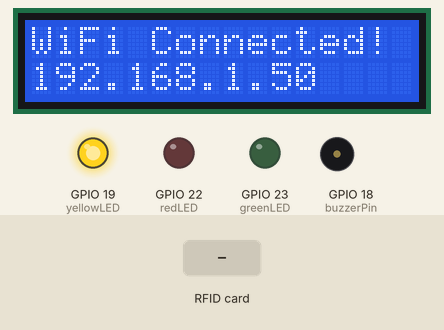
This sketch was run on a simulated ESP32. On the bench: 16×2 character LCD, output pins drawn as LEDs (lit = HIGH), buzzer (waves = sounding, pin HIGH). The inputs (shaded band) are chosen by the test bench. WiFi joins after 1.5 s; servers stay silent unless stated; uploads are accepted with an empty reply; the local clock reads 2024-03-15 10:24:30 at power-on unless the sketch sets it; what the sketch prints to the serial monitor is not drawn.

Above: at 1.8 s.
At 4.9 s:
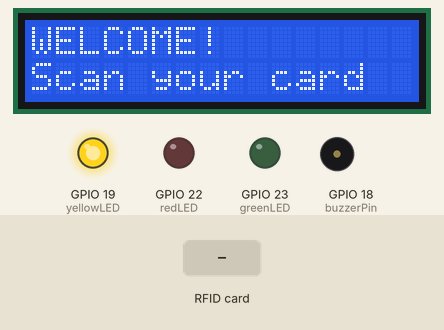
5.0 s: RFID card DD 99 CB 7A held to the reader
At 6.8 s:
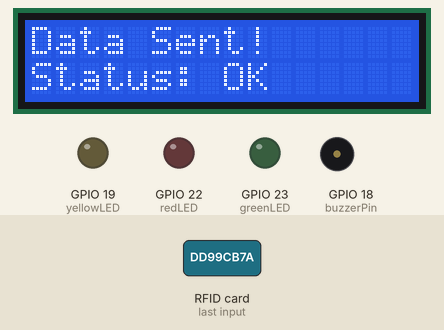
7.1 s: RFID card AA BB CC DD held to the reader
At 14.6 s:
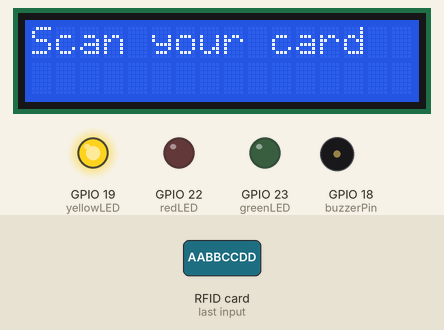
Timing chart, 0 to 16.1 s (numbered marks = the images above; inputs shaded):
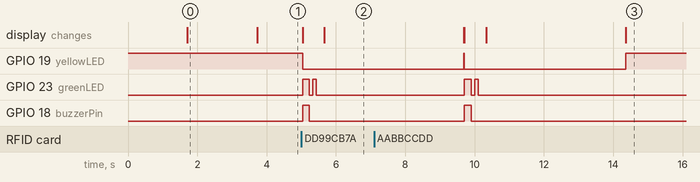

Measured:
- after the input at 5.0 s, GPIO 19 (yellowLED): HIGH → LOW at once; GPIO 23 (greenLED): LOW → HIGH at once, → LOW 0.20 s later, → HIGH 0.10 s later, → LOW 0.10 s later; GPIO 18 (buzzerPin): LOW → HIGH at once, → LOW 0.20 s later; the display: first changes at once (image 2 shows a later state)
- after the input at 7.1 s, GPIO 23 (greenLED): LOW → HIGH after 2.6 s, → LOW 0.20 s later, → HIGH 0.10 s later, → LOW 0.10 s later; GPIO 18 (buzzerPin): LOW → HIGH after 2.6 s, → LOW 0.20 s later; the display: first differs from a run without the input after 2.6 s (image 3 shows a later state)
- what the display in image 0 shows lasts 2.0 s, from 1.7 s to 3.7 s

The sketch:

Smart_Attendance_System.ino
```cpp
#include <SPI.h>
#include <MFRC522.h>
#include <Wire.h>
#include <LiquidCrystal_I2C.h>
#include <WiFi.h>          // For ESP32 Wi-Fi connectivity
#include <HTTPClient.h>    // For making HTTP requests
#include "time.h"          // For NTP time synchronization

// --- Wi-Fi Credentials ---
const char* ssid = "YOUR_WIFI_SSID";         // REPLACE WITH YOUR WIFI SSID
const char* password = "YOUR_WIFI_PASSWORD"; // REPLACE WITH YOUR WIFI PASSWORD

// --- Google Apps Script Web App URL ---
// REPLACE THIS WITH THE URL YOU GET AFTER DEPLOYING YOUR GOOGLE APPS SCRIPT
const char* googleSheetsScriptURL = "YOUR_GOOGLE_APPS_SCRIPT_WEB_APP_URL_HERE";

// --- Time Zone Information for NTP ---
const char* ntpServer = "pool.ntp.org";
const long  gmtOffset_sec = 3600; // GMT+1 for Cameroon (3600 seconds)
const int   daylightOffset_sec = 0; // No daylight saving for Cameroon

// --- RFID MFRC522 pin definitions ---
// These are common SPI pins for ESP32. Adjust if your wiring is different.
#define SS_PIN 5              // ESP32 D5 (GPIO5) - SDA (SS) for MFRC522
#define RST_PIN 27            // ESP32 D27 (GPIO27) - RST for MFRC522
MFRC522 mfrc522(SS_PIN, RST_PIN); // Create MFRC522 instance for RFID reader

// --- Buzzer & LED pin definitions ---
const int buzzerPin = 18;  // Example ESP32 GPIO pin
const int yellowLED = 19;  // Example ESP32 GPIO pin
const int greenLED = 23;   // Example ESP32 GPIO pin
const int redLED = 22;     // Example ESP32 GPIO pin

// --- LCD I2C definitions ---
// SDA and SCL are typically GPIO21 and GPIO22 on ESP32, but Wire.begin() handles this.
// Ensure your LCD I2C address is correct.
LiquidCrystal_I2C lcd(0x27, 16, 2); // Set the LCD I2C address and dimensions (16 columns, 2 rows)

// --- Student Data Structure ---
struct Student {
  byte uid[4];       // Stores the 4-byte Unique Identifier (UID) of the RFID card
  const char* name;  // Stores a pointer to the student's name string
};

// --- Authorized Student UIDs and Names ---
/* YOU MUST REPLACE THESE UIDS WITH THE ACTUAL UIDS OF YOUR RFID CARDS!
   To find your card UIDs:
   1. Upload your original basic RFID sketch (View_TagsUID.ino) or use a modified version
      to print UID to Serial Monitor on ESP32.
   2. Open the Serial Monitor.
   3. Scan each RFID card and note down the "Card UID:" printed in hexadecimal format (e.g., DD 99 CB 7A).
   4. Convert those hex values into the format {0xDD, 0x99, 0xCB, 0x7A} for your cards.
*/
Student students[] = {
  // Example Student 1: UID {0xDD, 0x99, 0xCB, 0x7A} -> Name "Alice"
  {{0xDD, 0x99, 0xCB, 0x7A}, "Alice"},
  // Example Student 3: UID {0xAA, 0xBB, 0xCC, 0xDD} -> Name "Charlie"},
  {{0xAA, 0xBB, 0xCC, 0xDD}, "Charlie"},
  // You can add more students following the same format
  // {{0xXX, 0xXX, 0xXX, 0xXX}, "Student Name"}
};
// Calculate the number of students in the array automatically
const int numStudents = sizeof(students) / sizeof(students[0]);

void setup() {
  Serial.begin(115200); // Higher baud rate for ESP32

  // --- Configure Pin Modes ---
  pinMode(buzzerPin, OUTPUT);
  pinMode(yellowLED, OUTPUT);
  pinMode(greenLED, OUTPUT);
  pinMode(redLED, OUTPUT);

  digitalWrite(yellowLED, HIGH); // Turn yellow LED ON to indicate system is powered/initializing

  // --- Initialize LCD ---
  lcd.init();
  lcd.backlight();
  lcd.print("Initializing...");
  lcd.setCursor(0, 1);
  lcd.print("Please wait...");

  // --- Initialize SPI bus for MFRC522 ---
  SPI.begin();
  mfrc522.PCD_Init();

  // --- Connect to Wi-Fi ---
  Serial.print("Connecting to WiFi ");
  Serial.println(ssid);
  lcd.clear();
  lcd.print("Connecting WiFi...");
  lcd.setCursor(0, 1);
  lcd.print(ssid);

  WiFi.begin(ssid, password);
  int attempts = 0;
  while (WiFi.status() != WL_CONNECTED && attempts < 20) { // Try for 20 seconds
    delay(500);
    Serial.print(".");
    attempts++;
  }

  if (WiFi.status() == WL_CONNECTED) {
    Serial.println("\nWiFi connected!");
    lcd.clear();
    lcd.print("WiFi Connected!");
    lcd.setCursor(0, 1);
    lcd.print(WiFi.localIP());
    delay(2000);

    // --- Initialize NTP Time ---
    configTime(gmtOffset_sec, daylightOffset_sec, ntpServer);
    printLocalTime(); // Function to print time (for debugging)
    Serial.println("Time synchronized via NTP.");

  } else {
    Serial.println("\nFailed to connect to WiFi. Halting.");
    lcd.clear();
    lcd.print("WiFi Failed!");
    lcd.setCursor(0, 1);
    lcd.print("Check credentials.");
    digitalWrite(redLED, HIGH); // Indicate error
    while (true) { delay(100); } // Halt program
  }

  // --- System Ready Message ---
  lcd.clear();
  lcd.print("WELCOME!");
  lcd.setCursor(0, 1);
  lcd.print("Scan your card");
  digitalWrite(yellowLED, HIGH); // Yellow LED remains ON to show system is active
  Serial.println("System Ready. Waiting for card scans...");
}

void loop() {
  // Check Wi-Fi connection periodically
  if (WiFi.status() != WL_CONNECTED) {
    Serial.println("Wi-Fi disconnected. Reconnecting...");
    lcd.clear();
    lcd.print("WiFi Discnnected");
    lcd.setCursor(0, 1);
    lcd.print("Reconnecting...");
    digitalWrite(redLED, HIGH); // Indicate network issue
    WiFi.reconnect();
    delay(5000); // Wait 5 seconds before trying again
    return; // Skip current loop iteration if no Wi-Fi
  } else {
    digitalWrite(redLED, LOW); // Turn off red LED if reconnected
  }

  if (!mfrc522.PICC_IsNewCardPresent()) {
    return;
  }
  if (!mfrc522.PICC_ReadCardSerial()) {
    return;
  }

  // --- Get current date and time from NTP synchronized ESP32 clock ---
  struct tm timeinfo;
  if (!getLocalTime(&timeinfo)) {
    Serial.println("Failed to obtain time. NTP sync issue?");
    lcd.clear();
    lcd.print("Time Error!");
    lcd.setCursor(0, 1);
    lcd.print("Reboot ESP32.");
    delay(2000);
    return; // Skip logging if time isn't available
  }
  char timeStr[25]; // Buffer for formatted timestamp
  strftime(timeStr, sizeof(timeStr), "%d/%m/%Y %H:%M:%S", &timeinfo);

  // --- Format and print the scanned Card UID to Serial Monitor ---
  Serial.print("Scanned Card UID: ");
  char currentUID_hex_str[12]; // Buffer to store UID in "XX XX XX XX" format
  sprintf(currentUID_hex_str, "%02X %02X %02X %02X",
    mfrc522.uid.uidByte[0], mfrc522.uid.uidByte[1],
    mfrc522.uid.uidByte[2], mfrc522.uid.uidByte[3]);
  Serial.println(currentUID_hex_str);

  // --- Student Identification Logic ---
  int studentIndex = -1;
  for (int i = 0; i < numStudents; i++) {
    if (memcmp(mfrc522.uid.uidByte, students[i].uid, 4) == 0) {
      studentIndex = i;
      break;
    }
  }

  lcd.clear();
  String studentName = "";
  String status = "";

  if (studentIndex != -1) {
    studentName = students[studentIndex].name;
    status = "IN"; // For a simple check-in/out, we'll just log "IN" for now
    Serial.print("Access Granted for: ");
    Serial.println(studentName);
    lcd.setCursor(0, 0);
    lcd.print("Welcome,");
    lcd.setCursor(0, 1);
    lcd.print(studentName);
    playSuccessSoundAndLight();
  } else {
    studentName = "UNKNOWN";
    status = "DENIED";
    Serial.println("Access Denied: Unknown Card!");
    lcd.setCursor(0, 0);
    lcd.print("Access Denied!");
    lcd.setCursor(0, 1);
    lcd.print("Unknown Card.");
    playDeniedSoundAndLight();
  }

  Serial.print("Timestamp: ");
  Serial.println(timeStr);
  Serial.print("Status: ");
  Serial.println(status);

  // --- Send Data to Google Sheets ---
  String postData = "uid=" + String(currentUID_hex_str) +
                    "&name=" + studentName +
                    "&timestamp=" + String(timeStr) +
                    "&status=" + status;

  Serial.println("Sending data to Google Sheets...");
  sendToGoogleSheets(postData);

  mfrc522.PICC_HaltA();
  mfrc522.PCD_StopCrypto1();

  delay(3000); // Keep message on LCD for 3 seconds
  lcd.clear();
  lcd.setCursor(0, 0);
  lcd.print("Scan your card");
  lcd.setCursor(0, 1);
  lcd.print("          ");
  digitalWrite(yellowLED, HIGH); // Ensure yellow LED is back on
}

// --- Helper Functions ---

void sendToGoogleSheets(String postData) {
  HTTPClient http;
  http.begin(googleSheetsScriptURL);
  http.addHeader("Content-Type", "application/x-www-form-urlencoded");

  int httpResponseCode = http.POST(postData);

  if (httpResponseCode > 0) {
    Serial.printf("HTTP Response code: %d\n", httpResponseCode);
    String response = http.getString();
    Serial.println("Server Response: " + response);
    lcd.clear();
    lcd.print("Data Sent!");
    lcd.setCursor(0, 1);
    lcd.print("Status: OK");
  } else {
    Serial.printf("HTTP Error: %s\n", http.errorToString(httpResponseCode).c_str());
    lcd.clear();
    lcd.print("Sheet Send Error");
    lcd.setCursor(0, 1);
    lcd.print("Code: " + String(httpResponseCode));
  }
  http.end(); // Free resources
  delay(1000); // Short delay to display send status
}

void printLocalTime() {
  struct tm timeinfo;
  if (!getLocalTime(&timeinfo)) {
    Serial.println("Failed to obtain time");
    return;
  }
  Serial.println(&timeinfo, "%A, %B %d %Y %H:%M:%S");
}

void playSuccessSoundAndLight() {
  digitalWrite(yellowLED, LOW);
  digitalWrite(redLED, LOW);
  digitalWrite(buzzerPin, HIGH);
  digitalWrite(greenLED, HIGH);
  delay(200);
  digitalWrite(buzzerPin, LOW);
  digitalWrite(greenLED, LOW);
  delay(100);
  digitalWrite(greenLED, HIGH);
  delay(100);
  digitalWrite(greenLED, LOW);
}

void playDeniedSoundAndLight() {
  digitalWrite(yellowLED, LOW);
  digitalWrite(greenLED, LOW);
  digitalWrite(buzzerPin, HIGH);
  digitalWrite(redLED, HIGH);
  delay(100);
  digitalWrite(buzzerPin, LOW);
  digitalWrite(redLED, LOW);
  delay(100);
  digitalWrite(buzzerPin, HIGH);
  digitalWrite(redLED, HIGH);
  delay(100);
  digitalWrite(buzzerPin, LOW);
  digitalWrite(redLED, LOW);
}
```
